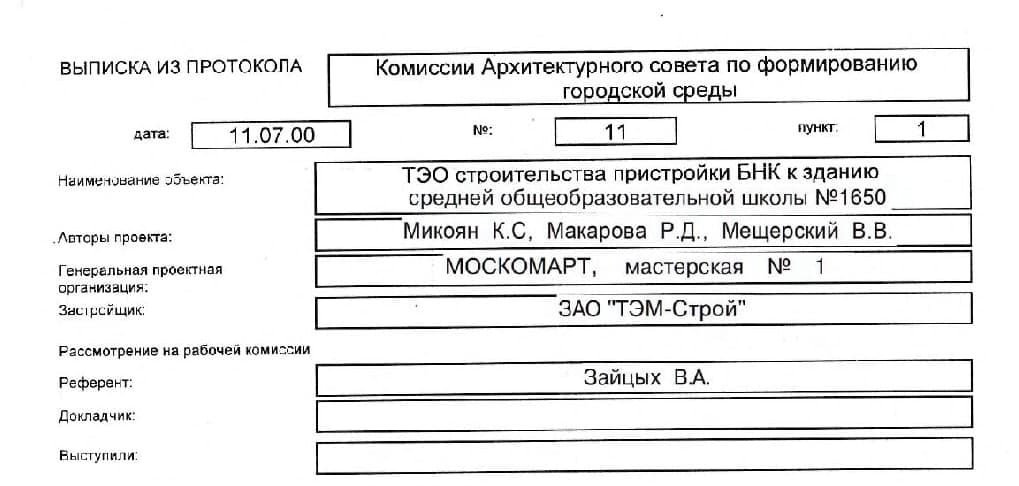
#> input picture input_images/1.jpg, 1019 x 486 px, found by its file name
$ python 02_rotate_and_parse.py
#> lines starting #> are read from the running program, lines starting #| are printed output that depends on the picture; after the words box and inside, x2 and y2 are one past the last pixel; in counts of white or black regions, pixels touching at a corner belong together
#> in process_image, img is the input picture: shape (486, 1019, 3); mean B, G, R 234.4, 234.4, 234.4
import cv2
import numpy as np
import matplotlib.pyplot as plt
from pathlib import Path
from scipy.ndimage import morphology as scipy_morph, label
import random

def deskew_image(img):
    """
    Выравнивание изображения (поворот по углу наклона)
    """
    if len(img.shape) == 3:
        gray = cv2.cvtColor(img, cv2.COLOR_BGR2GRAY)
    else:
        gray = img.copy()
        img = cv2.cvtColor(img, cv2.COLOR_GRAY2BGR)

    # Предобработка
    gray = cv2.GaussianBlur(gray, (5, 5), 0)

    # Бинаризация
    thresh = cv2.adaptiveThreshold(gray, 255, cv2.ADAPTIVE_THRESH_GAUSSIAN_C,
                                   cv2.THRESH_BINARY_INV, 11, 2)
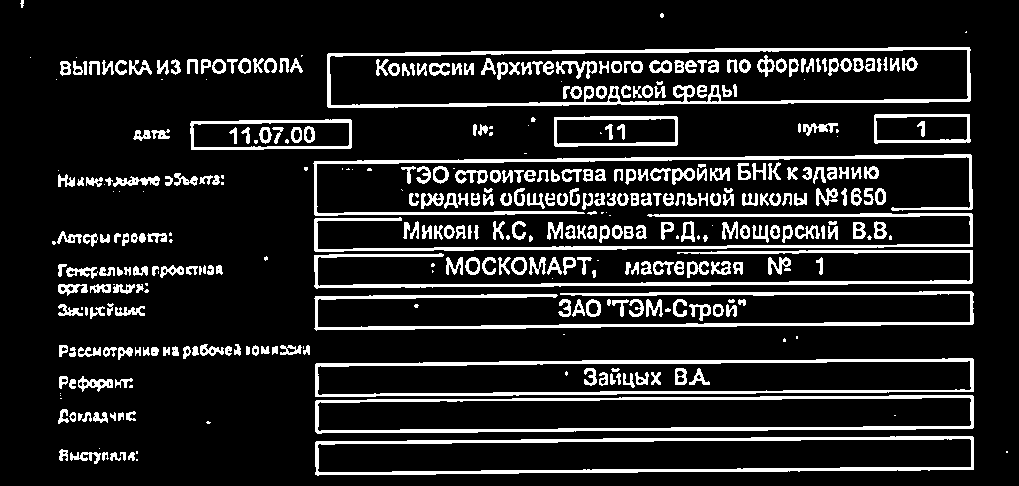
#> thresh: shape (486, 1019); 13.2% white; 397 white regions (78 under 20 px)

    # Поиск контуров
    contours, _ = cv2.findContours(thresh, cv2.RETR_EXTERNAL, cv2.CHAIN_APPROX_SIMPLE)
#> contours = 320 contours, 88 with area under 20; largest, box (x1, y1, x2, y2) and area: (327, 47, 971, 108) 34852, (315, 436, 974, 476) 21843, (315, 395, 974, 434) 21622, (315, 358, 974, 397) 21602, (190, 119, 352, 150) 4538

    if not contours:
        print("Контуры не найдены")
        return img

    # Находим самый большой контур
    largest_contour = max(contours, key=cv2.contourArea)
#> largest_contour = contour of 54 points, box (x1, y1, x2, y2) (327, 47, 971, 108), area 34852

    # Определяем угол наклона
    rect = cv2.minAreaRect(largest_contour)
#> rect = ((648.5, 76.63), (643.5, 56), -0.539)
    angle = rect[2]
#> angle = -0.539

    if angle < -45:
        angle = 90 + angle

    # Если угол слишком мал, не поворачиваем
    if abs(angle) < 0.5:
        print(f"Изображение уже ровное, угол наклона: {angle:.2f} градусов")
        return img

    print(f"Обнаружен угол наклона: {angle:.2f} градусов")
#| Обнаружен угол наклона: -0.54 градусов

    # Поворот изображения
    (h, w) = img.shape[:2]
    center = (w // 2, h // 2)
    M = cv2.getRotationMatrix2D(center, angle, 1.0)
#> M = [[1, -0.00942, 2.31], [0.00942, 1, -4.78]]

    # Вычисляем новые границы
    cos = np.abs(M[0, 0])
#> cos = 1
    sin = np.abs(M[0, 1])
#> sin = 0.00942
    new_w = int((h * sin) + (w * cos))
#> new_w = 1023
    new_h = int((h * cos) + (w * sin))
#> new_h = 495

    M[0, 2] += (new_w / 2) - center[0]
    M[1, 2] += (new_h / 2) - center[1]

    rotated = cv2.warpAffine(img, M, (new_w, new_h),
                            borderMode=cv2.BORDER_CONSTANT,
                            borderValue=(255, 255, 255))

    return rotated

def extract_boxes(img, dilation_size=3, std_multiplier=1.0, min_size=200):
    """
    Извлечение прямоугольных областей из изображения
    """
#> called with dilation_size = 3, std_multiplier = 1, min_size = 200
    # Конвертация в оттенки серого
    if len(img.shape) == 3:
        gray = cv2.cvtColor(img, cv2.COLOR_BGR2GRAY)
#> gray: shape (495, 1023)
    else:
        gray = img.copy()
        img_color = cv2.cvtColor(img, cv2.COLOR_GRAY2BGR)

    if len(img.shape) == 2:
        img_color = cv2.cvtColor(img, cv2.COLOR_GRAY2BGR)
    else:
        img_color = img.copy()

    # Морфологический градиент
    footprint = np.ones((dilation_size, dilation_size), dtype=bool)
    dilated = scipy_morph.grey_dilation(gray, footprint=footprint)
    gradient = dilated.astype(np.int32) - gray.astype(np.int32)
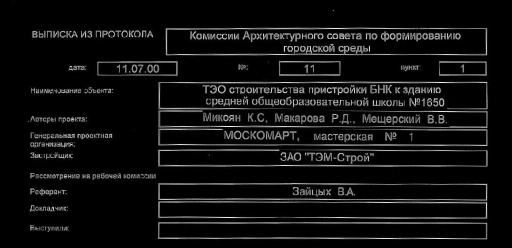
#> gradient: shape (495, 1023) int32 (shown at 1/2 size); min 0, max 255, mean 16.2

    # Динамический порог
    mean, std = gradient.mean(), gradient.std()
#> mean = 16.25; std = 43.16
    threshold = mean + (std * std_multiplier)
#> threshold = 59.41

    # Бинаризация
    binary = gradient.copy()
    binary[binary < threshold] = 0
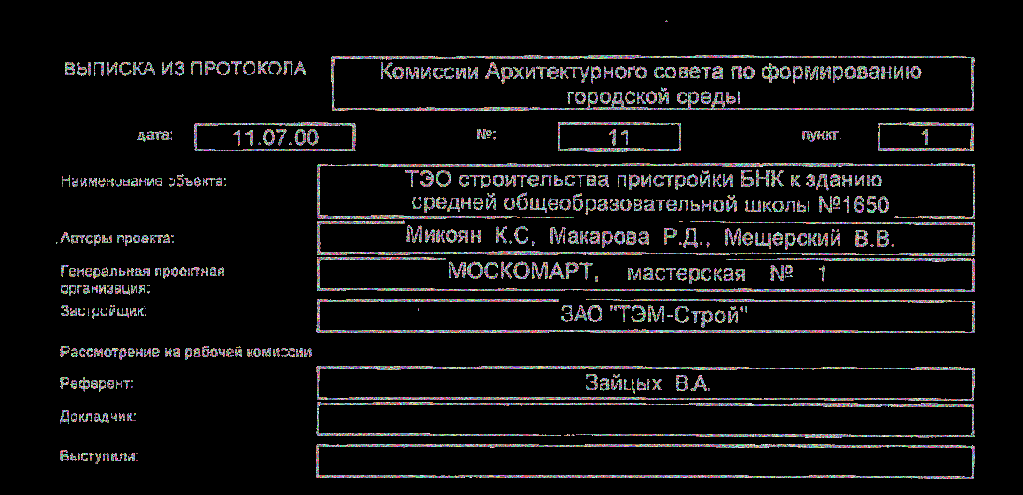
#> binary: shape (495, 1023) int32; 197 distinct labels, from 0 to 255; one colour per label, 0 black
    binary[binary >= threshold] = 1
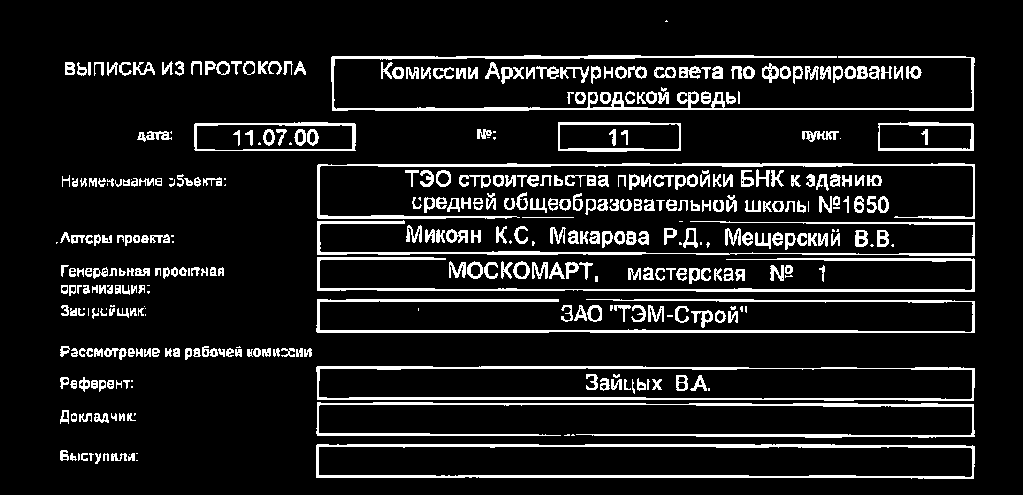
#> binary: shape (495, 1023) int32; values 0 (black) and 1 (white), 10.7% white; 402 white regions (64 under 20 px), largest, box (x1, y1, x2, y2) and area: (331, 55, 975, 111) 4059, (316, 444, 975, 479) 3950, (316, 299, 975, 333) 3489

    # Связные компоненты
    lbl, numcc = label(binary)
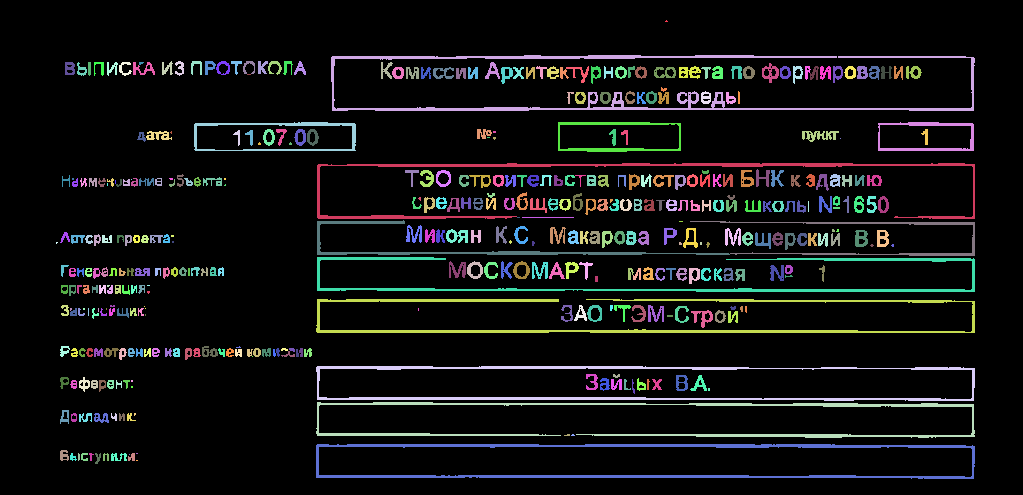
#> lbl: shape (495, 1023) int32; 427 distinct labels, from 0 to 426; one colour per label, 0 black
#> numcc = 426

    # Фильтрация по размеру и извлечение боксов
    boxes_coords = []
    boxes_img = img_color.copy()
    filtered_count = 0

    for i in range(1, numcc + 1):
        py, px = np.nonzero(lbl == i)

        if len(py) < min_size:
            continue

        filtered_count += 1
        xmin, xmax, ymin, ymax = px.min(), px.max(), py.min(), py.max()
        x, y, w, h = xmin, ymin, (xmax - xmin), (ymax - ymin)

        boxes_coords.append((x, y, w, h))

        color = (random.randint(100, 255), random.randint(100, 255), random.randint(100, 255))
        cv2.rectangle(boxes_img, (x, y), (x + w, y + h), color, 2)

        # Добавляем номер
        cv2.putText(boxes_img, str(filtered_count), (x, y-5),
                   cv2.FONT_HERSHEY_SIMPLEX, 0.5, (0, 0, 0), 1)
#> this loop made 426 passes
#> (py, px) on passes 1, 21: ([20, 21, 21, 21], [666, 665, 666, 667]), ([62, 62, 62, 62, 62, 63, 63, 63, 63, 64, 64], [139, 140, 141, 142, 143, 139, 140, 141, 142, 139, 140])
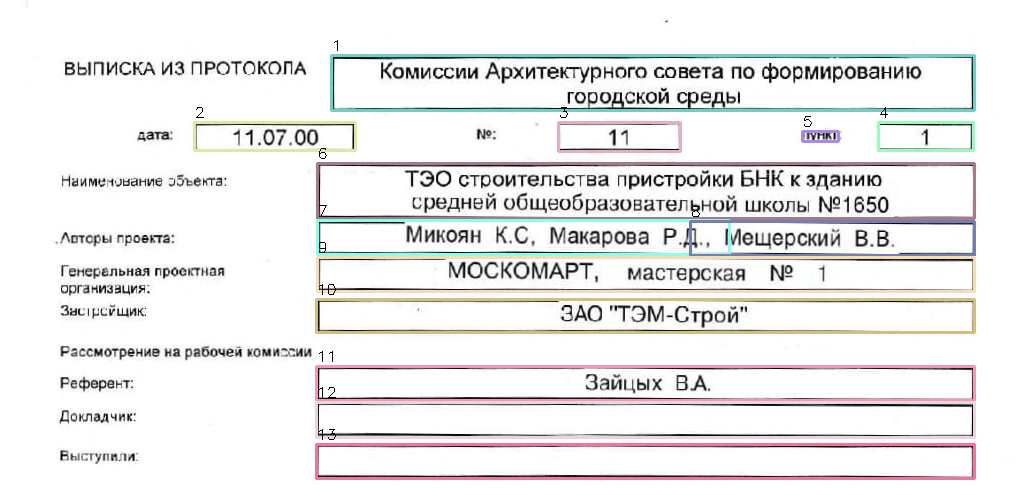
#> boxes_img: shape (495, 1023, 3); mean B, G, R 234.7, 234.8, 235.8
#> after the loop, boxes_coords = 13 items, first 6: (331, 55, 643, 55), (194, 122, 161, 28), (558, 122, 122, 29), (878, 122, 95, 28), (802, 131, 36, 10), (317, 163, 657, 55); filtered_count = 13

    return boxes_img, boxes_coords, filtered_count, numcc, threshold

def process_image(image_path, output_dir="./output/",
                  dilation_size=3, std_multiplier=1.0, min_size=200,
                  show_results=True):
    """
    Основная функция обработки: выравнивание + извлечение блоков
    """
    # Создаем выходную папку
    Path(output_dir).mkdir(parents=True, exist_ok=True)

    # Загрузка изображения
    img = cv2.imread(image_path)
    if img is None:
        print(f"Ошибка: не удалось загрузить изображение {image_path}")
        return None, None

    print(f"Обработка изображения: {image_path}")

    # 1. Выравнивание изображения
    print("Шаг 1: Выравнивание изображения...")
    img_aligned = deskew_image(img)

    # Сохраняем выравненное изображение
    aligned_path = f"{output_dir}/aligned_{Path(image_path).name}"
    cv2.imwrite(aligned_path, img_aligned)
    print(f"Выравненное изображение сохранено: {aligned_path}")

    # 2. Извлечение блоков
    print("Шаг 2: Извлечение прямоугольных блоков...")
    boxes_img, boxes_coords, filtered_count, total_count, threshold = extract_boxes(
        img_aligned, dilation_size, std_multiplier, min_size
    )
#> filtered_count = 13; total_count = 426; threshold = 59.41

    # Сохраняем результат с боксами
    boxes_path = f"{output_dir}/boxes_{Path(image_path).name}"
    cv2.imwrite(boxes_path, boxes_img)
    print(f"Изображение с боксами сохранено: {boxes_path}")

    # 3. Статистика
    print("\n" + "="*50)
    print("📊 СТАТИСТИКА:")
    print(f"   - Всего компонент (блоков) найдено: {total_count}")
#|    - Всего компонент (блоков) найдено: 426
    print(f"   - Отфильтровано и нарисовано: {filtered_count}")
#|    - Отфильтровано и нарисовано: 13
    print(f"   - Параметры: Dilation={dilation_size}, Std Multiplier={std_multiplier:.2f}, MinSize={min_size}")
    print(f"   - Порог бинаризации: {threshold:.2f}")
#|    - Порог бинаризации: 59.41

    if boxes_coords:
        print("\n📝 НАЙДЕННЫЕ ПРЯМОУГОЛЬНИКИ:")
        for i, (x, y, w, h) in enumerate(boxes_coords):
            area = w * h
            print(f"   {i+1}: x={x}, y={y}, w={w}, h={h}, площадь={area}")
#> this loop made 13 passes
#> (x, y, w, h, area) on passes 1 to 8: (331, 55, 643, 55, 35365), (194, 122, 161, 28, 4508), (558, 122, 122, 29, 3538), (878, 122, 95, 28, 2660), (802, 131, 36, 10, 360), (317, 163, 657, 55, 36135), (317, 220, 412, 34, 14008), (690, 221, 284, 34, 9656)
#> (printed output is left out)
    else:
        print("\n⚠️ Прямоугольники не найдены")

    print("="*50)

    # Отображение результатов
    if show_results:
        fig, axes = plt.subplots(1, 3, figsize=(18, 6))

        # Исходное
        axes[0].imshow(cv2.cvtColor(img, cv2.COLOR_BGR2RGB))
        axes[0].set_title("Исходное изображение")
        axes[0].axis('off')

        # Выравненное
        axes[1].imshow(cv2.cvtColor(img_aligned, cv2.COLOR_BGR2RGB))
        axes[1].set_title("После выравнивания")
        axes[1].axis('off')

        # С боксами
        axes[2].imshow(cv2.cvtColor(boxes_img, cv2.COLOR_BGR2RGB))
        axes[2].set_title(f"Найдено блоков: {filtered_count}")
        axes[2].axis('off')

        plt.tight_layout()
        plt.show()
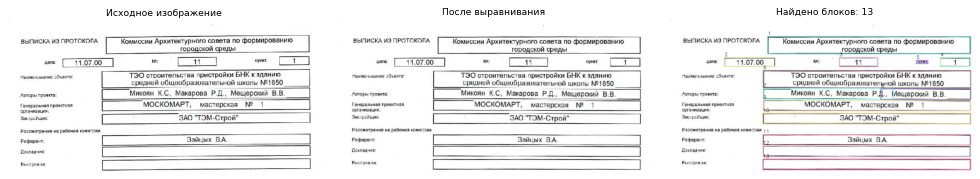
#> figure drawn by matplotlib, 3 panels

    return boxes_img, boxes_coords

# ==================== ЗАПУСК ====================
if __name__ == "__main__":
    # Параметры обработки
    input_image = "/media/vadim/1TB_SSD/my_github/computer-vision-document-table-parser/input_images/1.jpg"

    # Настройки для извлечения блоков
    dilation_size = 3       # Размер ядра дилатации
    std_multiplier = 1.0    # Множитель стандартного отклонения для порога
    min_size = 200          # Минимальный размер блока в пикселях

    # Запуск обработки
    result_img, boxes = process_image(
        image_path=input_image,
        output_dir="./output_finish/",
        dilation_size=dilation_size,
        std_multiplier=std_multiplier,
        min_size=min_size,
        show_results=True
    )
#> boxes has the same summary as boxes_coords in extract_boxes

$ run again, with input_images/2.jpg copied over input_images/1.jpg
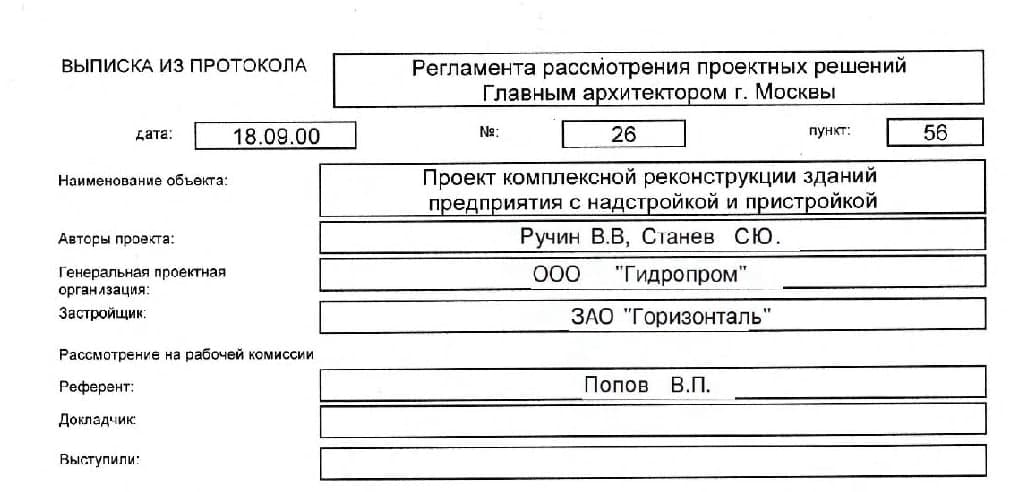
#> input picture input_images/2.jpg, 1016 x 492 px, found by its file name
#> in process_image, img is the input picture: shape (492, 1016, 3); mean B, G, R 234.4, 234.4, 234.4
#> in deskew_image, `thresh = cv2.adaptiveThreshold(gray, 255, cv2.ADAPTIVE_THRESH_GAUSSIAN..`:
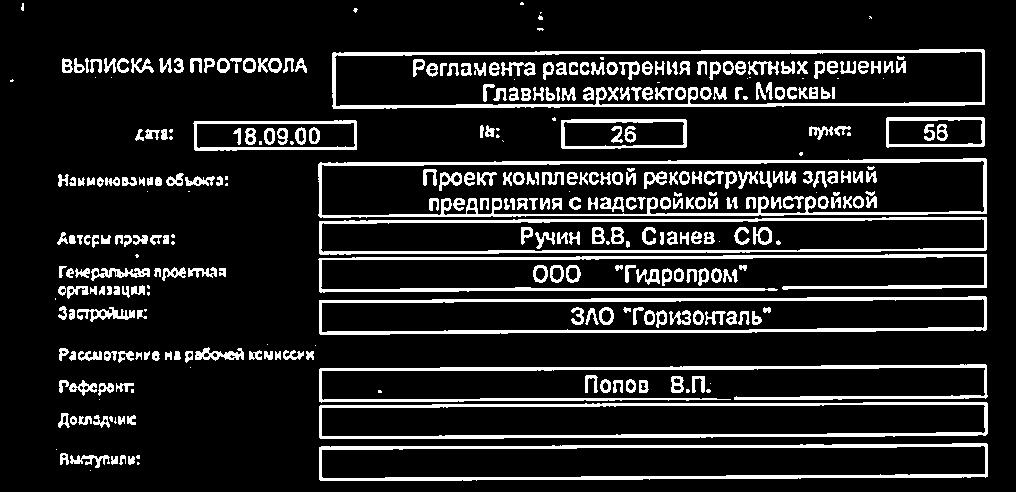
#> thresh: shape (492, 1016); 13.2% white; 360 white regions (61 under 20 px)
#> contours = 177 contours, 44 with area under 20; largest, box (x1, y1, x2, y2) and area: (318, 158, 987, 218) 36264, (332, 49, 985, 109) 36020, (319, 296, 987, 335) 22402, (319, 443, 988, 481) 22284, (319, 402, 988, 439) 22244
#> largest_contour = contour of 86 points, box (x1, y1, x2, y2) (318, 158, 987, 218), area 36264
#> rect = ((652, 187.9), (668.3, 55.88), -0.356)
#> angle = -0.356
#| Изображение уже ровное, угол наклона: -0.36 градусов
#> mean = 18.38; std = 53.16
#> in extract_boxes, `threshold = mean + (std * std_multiplier)`: threshold = 71.53
#> lbl: shape (492, 1016) int32; 397 distinct labels, from 0 to 396
#> numcc = 396
#> the loop in extract_boxes, `for i in range(1, numcc + 1):` made 396 passes
#> (xmin, xmax, ymin, ymax, x, y, w, h) on pass 1: (332, 984, 50, 107, 332, 50, 652, 57)
#> after the loop in extract_boxes, `for i in range(1, numcc + 1):`: boxes_coords = [(332, 50, 652, 57), (886, 117, 97, 29), (561, 119, 124, 28), (194, 121, 162, 28), (319, 159, 667, 57), (319, 216, 667, 37), (319, 254, 667, 37), (319, 297, 667, 36), (320, 365, 666, 37), (320, 402, 666, 35), (320, 444, 666, 36)]; filtered_count = 11
#> in process_image, `boxes_img, boxes_coords, filtered_count, total_count, threshold = extr..`: total_count = 396; threshold = 71.53
#|    - Всего компонент (блоков) найдено: 396
#|    - Отфильтровано и нарисовано: 11
#|    - Порог бинаризации: 71.53
#> the loop in process_image, `for i, (x, y, w, h) in enumerate(boxes_coords):` made 11 passes
#> (x, y, w, h, area) on passes 1 to 8: (332, 50, 652, 57, 37164), (886, 117, 97, 29, 2813), (561, 119, 124, 28, 3472), (194, 121, 162, 28, 4536), (319, 159, 667, 57, 38019), (319, 216, 667, 37, 24679), (319, 254, 667, 37, 24679), (319, 297, 667, 36, 24012)
#> (printed output is left out)
#> in process_image, `plt.show()`:
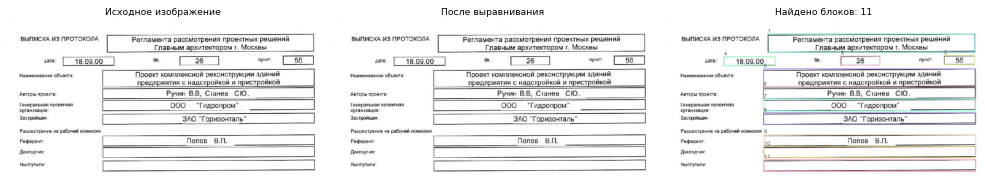
#> figure drawn by matplotlib, 3 panels
#> boxes has the same summary as boxes_coords in extract_boxes
